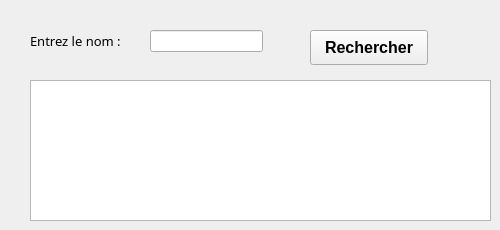
            <widget class="QWidget" name="tab_30">
             <attribute name="title">
              <string>Par nom</string>
             </attribute>
             <widget class="QPushButton" name="pb_rech_nom">
              <property name="geometry">
               <rect>
                <x>310</x>
                <y>30</y>
                <width>118</width>
                <height>35</height>
               </rect>
              </property>
              <property name="font">
               <font>
                <family>Microsoft JhengHei UI</family>
                <pointsize>12</pointsize>
                <weight>75</weight>
                <bold>true</bold>
               </font>
              </property>
              <property name="text">
               <string>Rechercher</string>
              </property>
             </widget>
             <widget class="QLabel" name="label_74">
              <property name="geometry">
               <rect>
                <x>30</x>
                <y>30</y>
                <width>114</width>
                <height>21</height>
               </rect>
              </property>
              <property name="font">
               <font>
                <family>Segoe MDL2 Assets</family>
                <pointsize>10</pointsize>
               </font>
              </property>
              <property name="text">
               <string>Entrez le nom :</string>
              </property>
             </widget>
             <widget class="QLineEdit" name="rech_nom">
              <property name="geometry">
               <rect>
                <x>150</x>
                <y>30</y>
                <width>113</width>
                <height>22</height>
               </rect>
              </property>
             </widget>
             <widget class="QTableView" name="tab_rech_nom">
              <property name="geometry">
               <rect>
                <x>30</x>
                <y>80</y>
                <width>461</width>
                <height>141</height>
               </rect>
              </property>
             </widget>
            </widget>
